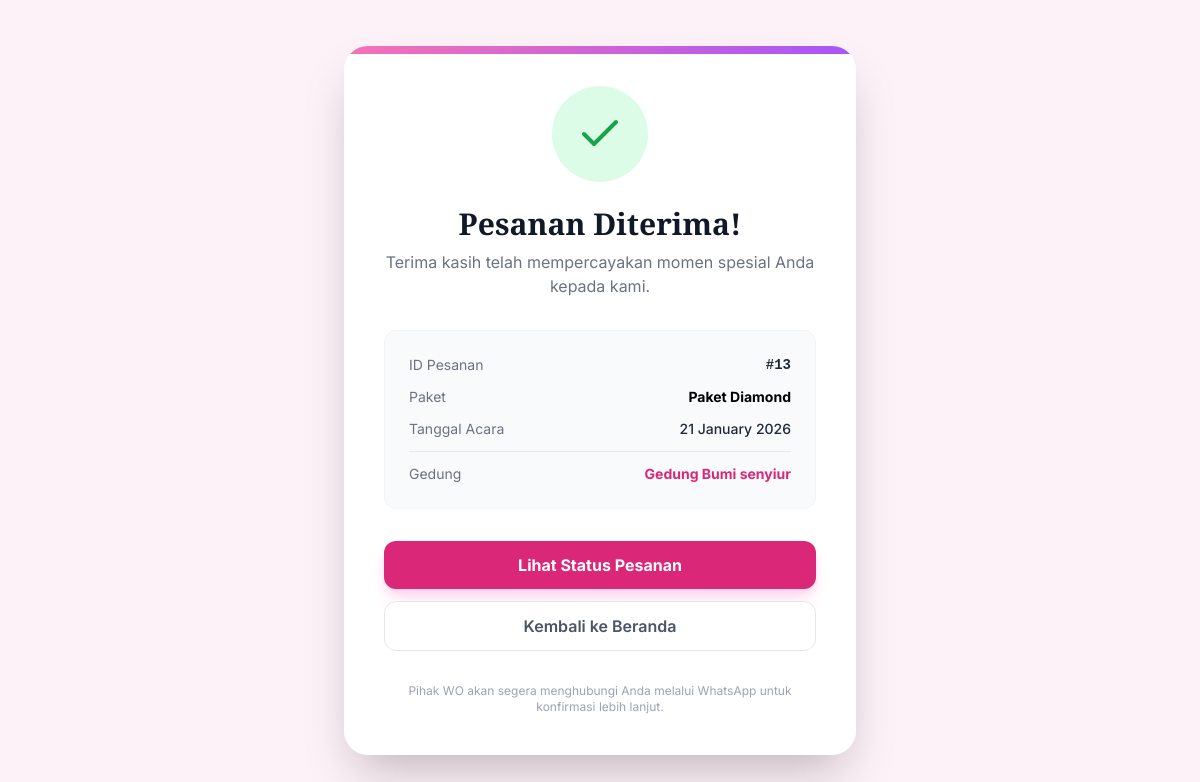
The page /organizer/pesanan-berhasil/13/ (signed in) on the database its author committed.
### organizer/models.py (models this page shows, shortened)
class Pesanan(models.Model):
    STATUS_CHOICES = (
        ('menunggu', 'Menunggu Konfirmasi'),
        ('dikonfirmasi', 'Dikonfirmasi'),
        ('disiapkan', 'Sedang Disiapkan'),
        ('selesai', 'Selesai'),
        ('dibatalkan', 'Dibatalkan'),
    )
    PAYMENT_STATUS_CHOICES = (
        ('belum_bayar', 'Belum Dibayar'),
        ('lunas', 'Lunas'),
    )
    paket = models.ForeignKey('Paket', on_delete=models.CASCADE)
    customer = models.ForeignKey(settings.AUTH_USER_MODEL, on_delete=models.CASCADE)
    gedung_dipilih = models.ForeignKey('Gedung', on_delete=models.SET_NULL, null=True, blank=True, related_name='pesanan_gedung')
    tgl_acara = models.DateField()
    status = models.CharField(max_length=20, choices=STATUS_CHOICES, default='menunggu')
    tgl_pesan = models.DateTimeField(auto_now_add=True)
    nama_pasangan = models.CharField(max_length=200, null=True)
    telepon = models.CharField(max_length=20, null=True)
    lokasi_acara = models.CharField(max_length=255, null=True, help_text="Diisi manual jika paket Tanpa Gedung")
    jumlah_tamu = models.IntegerField(null=True)
    catatan = models.TextField(blank=True, null=True)
    status_pembayaran = models.CharField(max_length=20, choices=PAYMENT_STATUS_CHOICES, default='belum_bayar')
    catatan_pembatalan = models.TextField(blank=True, null=True)
    tgl_fitting = models.DateTimeField(null=True, blank=True, help_text="Jadwal fitting baju pengantin")
    tgl_survey = models.DateTimeField(null=True, blank=True, help_text="Jadwal survey lokasi/gedung")

class Paket(models.Model):
    KATEGORI_PAKET_CHOICES = [
        ('non_gedung', '❌ Tanpa Gedung / Venue Bebas'),
        ('S', '🏢 Gedung Small (S)'),
        ('M', '🏢 Gedung Medium (M)'),
        ('L', '🏢 Gedung Large (L)'),
    ]
    wo = models.ForeignKey(settings.AUTH_USER_MODEL, on_delete=models.CASCADE, related_name='paket_wo')
    nama_paket = models.CharField(max_length=100)
    harga = models.DecimalField(max_digits=12, decimal_places=2)
    deskripsi = models.TextField()
    foto = models.ImageField(upload_to='paket_fotos/', null=True, blank=True)
    is_active = models.BooleanField(default=True)
    kategori_gedung = models.CharField(
        max_length=20,
        choices=KATEGORI_PAKET_CHOICES,
        default='non_gedung',
        help_text="Tentukan apakah paket ini termasuk fasilitas gedung, dan kategori apa."
    )
    created_at = models.DateTimeField(default=timezone.now)

class Gedung(models.Model):
    KATEGORI_CHOICES = [
        ('S', 'S (Small)'),
        ('M', 'M (Medium)'),
        ('L', 'L (Large)'),
    ]
    wo = models.ForeignKey(
        settings.AUTH_USER_MODEL,
        on_delete=models.SET_NULL,
        null=True,
        blank=True,
        related_name='gedung_wo'
    )
    nama_gedung = models.CharField(max_length=100)
    lokasi = models.CharField(max_length=255)
    kapasitas = models.CharField(max_length=100)
    harga_sewa = models.DecimalField(max_digits=12, decimal_places=2)
    foto_gedung = models.ImageField(upload_to='gedung_photos/', null=True, blank=True)
    deskripsi = models.TextField(null=True, blank=True)
    kategori = models.CharField(max_length=1, choices=KATEGORI_CHOICES, default='M')
    fasilitas = models.TextField(null=True, blank=True)
    is_active = models.BooleanField(default=True, verbose_name="Status Aktif")
    created_at = models.DateTimeField(default=timezone.now)

### organizer/views.py (the view)
# urls.py: path('pesanan-berhasil/<int:pesanan_id>/', views.pesanan_berhasil_view, name='pesanan_berhasil'),
@login_required
def pesanan_berhasil_view(request, pesanan_id):
    pesanan = get_object_or_404(Pesanan, id=pesanan_id)
    if pesanan.customer != request.user: return redirect('index')
    return render(request, 'organizer/pesanan_berhasil.html', {'pesanan': pesanan})

### organizer/templates/organizer/pesanan_berhasil.html (shortened to what this page needs)
<!DOCTYPE html>
<html lang="id">
<head>
    <script src="https://cdn.tailwindcss.com"></script>
</head>
<body class="min-h-screen flex items-center justify-center p-4">
    <div class="max-w-lg w-full bg-white rounded-3xl shadow-2xl overflow-hidden text-center p-10 relative">
        <div class="absolute top-0 left-0 w-full h-2 bg-gradient-to-r from-pink-400 to-purple-500"></div>
        <div class="mx-auto flex items-center justify-center h-24 w-24 rounded-full bg-green-100 mb-6 animate-bounce">
            <i data-feather="check" class="h-12 w-12 text-green-600"></i>
        </div>
        <h2 class="text-3xl font-serif-display font-bold text-gray-900 mb-2">Pesanan Diterima!</h2>
        <p class="text-gray-500 mb-8">Terima kasih telah mempercayakan momen spesial Anda kepada kami.</p>
        <div class="bg-gray-50 rounded-xl p-6 mb-8 text-left border border-gray-100">
            <div class="flex justify-between mb-3">
                <span class="text-sm text-gray-500">ID Pesanan</span>
                <span class="text-sm font-mono font-bold text-gray-800">#{{ pesanan.id }}</span>
            </div>
            <div class="flex justify-between mb-3">
                <span class="text-sm text-gray-500">Paket</span>
                <span class="text-sm font-bold text-primary-dark">{{ pesanan.paket.nama_paket }}</span>
            </div>
            <div class="flex justify-between mb-3">
                <span class="text-sm text-gray-500">Tanggal Acara</span>
                <span class="text-sm font-medium text-gray-800">{{ pesanan.tgl_acara|date:"d F Y" }}</span>
            </div>
            {% if pesanan.gedung_dipilih %}
            <div class="flex justify-between border-t border-gray-200 pt-3 mt-3">
                <span class="text-sm text-gray-500">Gedung</span>
                <span class="text-sm font-bold text-pink-600">{{ pesanan.gedung_dipilih.nama_gedung }}</span>
            </div>
            {% endif %}
        </div>
        <div class="space-y-3">
            <a href="{% url 'status_pesanan' %}" class="block w-full bg-pink-600 hover:bg-pink-700 text-white font-bold py-3 px-4 rounded-xl transition shadow-lg shadow-pink-200">
                Lihat Status Pesanan
            </a>
            <a href="{% url 'index' %}" class="block w-full bg-white hover:bg-gray-50 text-gray-600 font-semibold py-3 px-4 rounded-xl transition border border-gray-200">
                Kembali ke Beranda
            </a>
        </div>
        <p class="text-xs text-gray-400 mt-8">
            Pihak WO akan segera menghubungi Anda melalui WhatsApp untuk konfirmasi lebih lanjut.
        </p>
    </div>
</body>
</html>

### organizer/templates/organizer/pesanan_berhasil.html (style rules this page uses)
body { font-family: 'Inter', sans-serif; background-color: #FDF2F8; }
.font-serif-display { font-family: 'Playfair Display', serif; }

### rows shown on the page
Pesanan: id "13", paket.nama_paket "Paket Diamond", tgl_acara "21 January 2026", gedung_dipilih.nama_gedung "Gedung Bumi senyiur"
